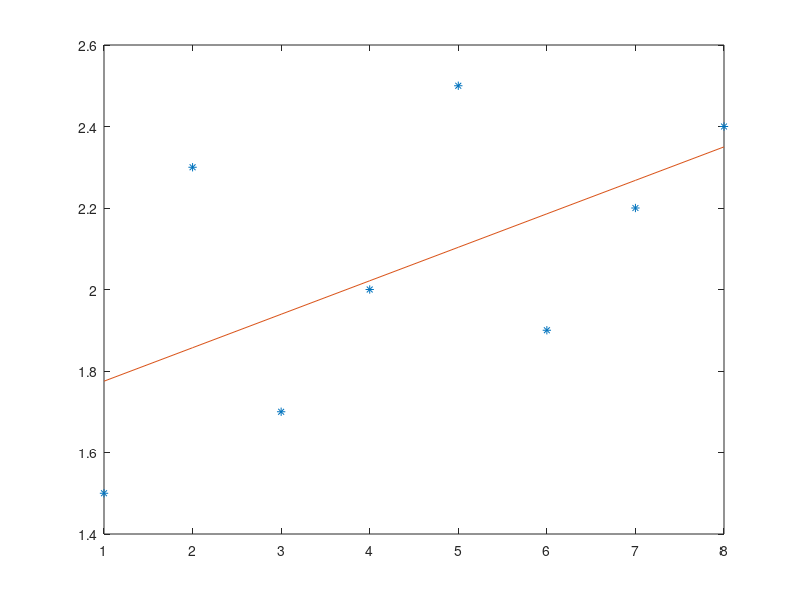

Write the MATLAB code that produced this figure. (Note: this script raises an error after producing the figure.)
x = [1:8]';
y = [1.5 2.3 1.7 2.0 2.5 1.9 2.2 2.4]';
X = [ones(size(x)) x];
[b, bint] = regress(y, X)
mu = X*b;
plot(x, y, '*', x, mu, '-')
%%
y\X
%%
reggui(x, y)
%%
load co2.dat
subplot
plot(co2)
z = reshape(co2, 12, []);
y = mean(z)'
x = (1:32)';
plot(x, y, 'o')
%%
reggui(x, y)

%%
load cement.dat
cement
corrcoef(cement)
x = cement(:, 1:4);
Y = cement(:, 5);
help plotmatrix
plotmatrix(cement)

%%
X = [ones(size(Y)) x]
beta = X\Y
res = Y - X*beta
[n, c] = size(X)
f = n - c
s2 = sum(res.^2)/f
Vbeta = s2*inv(X'*X)
plot(res, 'o')
kvantil = tinv(1-0.05/2, f)
IbetaL = beta - kvantil*sqrt(diag(Vbeta))
IbetaH = beta + kvantil*sqrt(diag(Vbeta))

%%
[beta, Ibeta, res, resint, stats] = regress(Y, X, 0.05)
%%
stepwise(x, Y)
%%
Xfinal = [x(:,1) x(:,4)];
plot(Xfinal, Y, 'o')
%%
load flow.mat
reggui(fx1, fy1)

%%
reggui(fx2, fy2)
